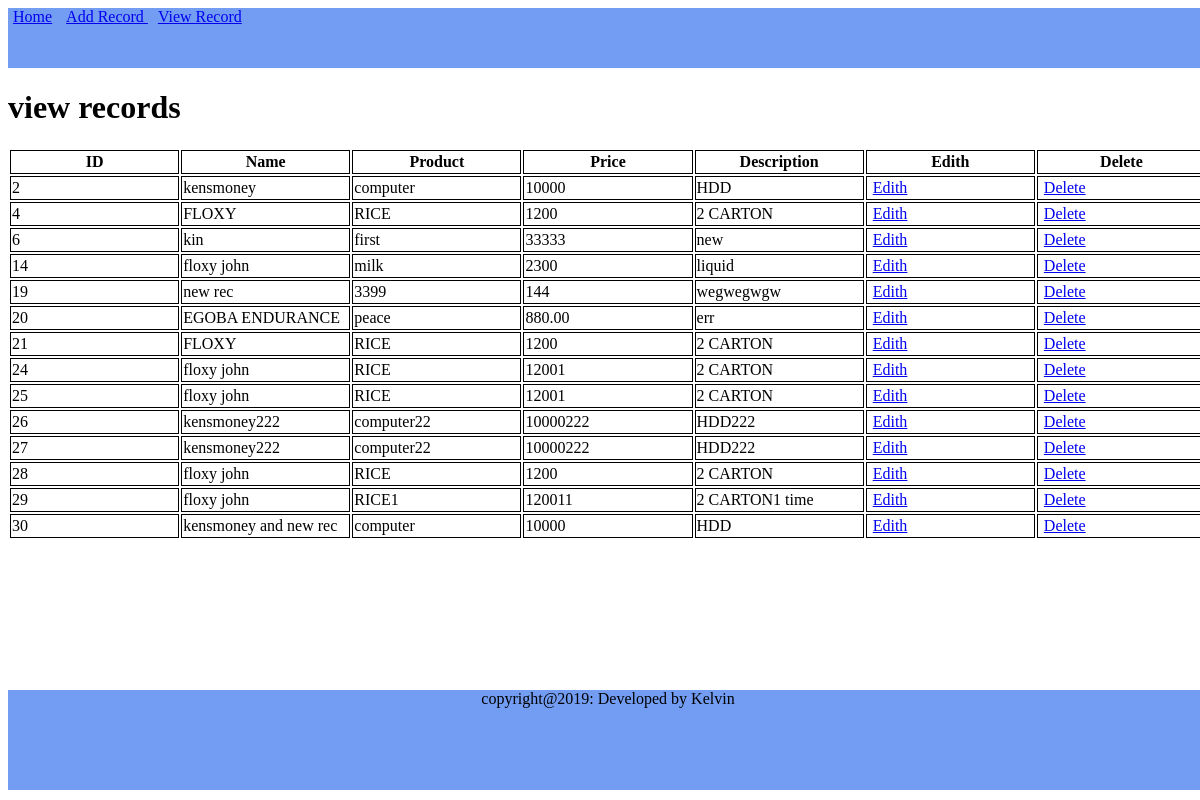
/show/, run on an earlier commit of the app's database.
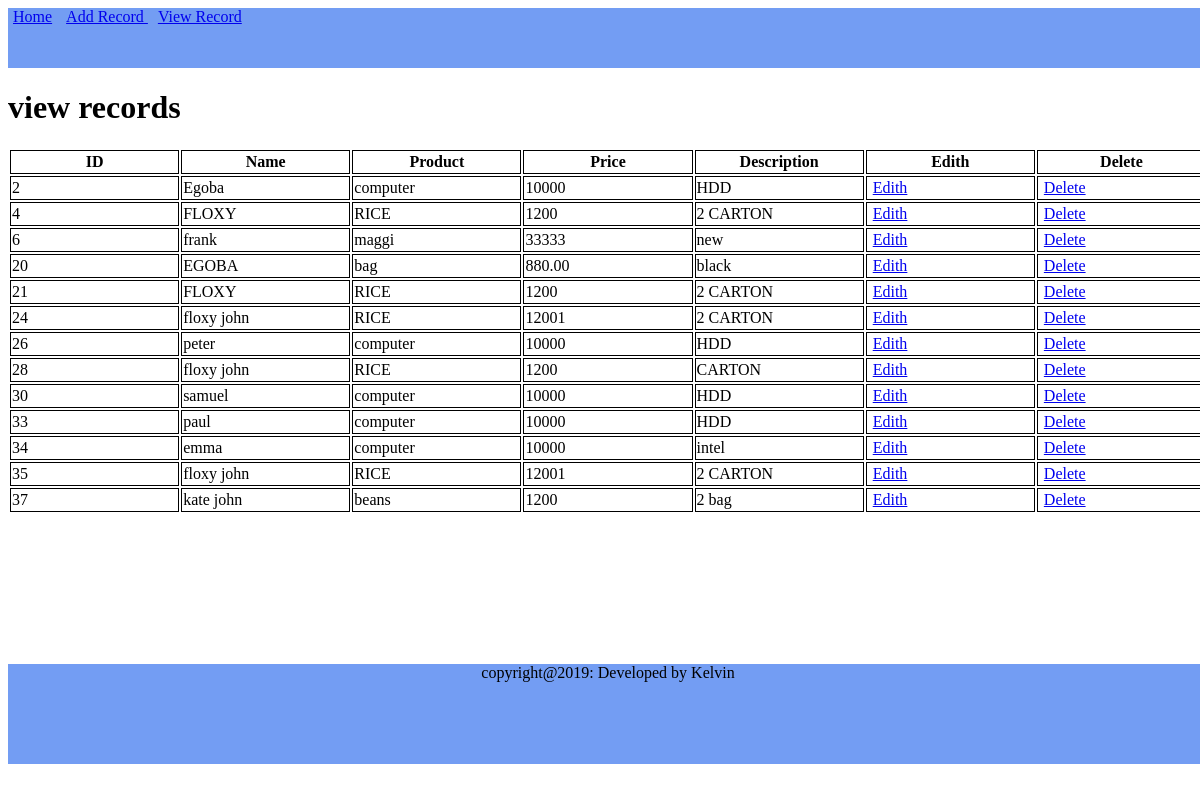
And on a later commit of the database.
### todoapp/models.py (models this page shows, shortened)
class Record2 (models.Model):
    id = models.AutoField( primary_key=True, serialize=True)
    name  = models.CharField(max_length=100)
    product = models.CharField(max_length=100)
    amount = models.CharField(max_length=100)
    description = models.CharField(max_length=100)

### todoapp/views.py (the view)
# urls.py: path('show/', views.Show, name="Show"),
def Show(request):
    record = Record2.objects.all()
    return render(request, "html/show_record.html" , { "record" : record })

### templates/html/show_record.html
{% extends "html/home.html" %}
{% block content %}
<div class="container show">
        <h1>  view records </h1>
    <table>
        <thead>
            <tr>
                <th> ID </th>
                <th> Name </th>
                <th> Product </th>
                <th> Price </th>
                <th> Description </th>
                <th> Edith</th>
                <th> Delete </th>
            </tr>
        </thead>
        <tbody>
            {% for records in record %}
            <tr><td> {{ records.id}} </td>
                <td> {{ records.name }} </td>
                <td> {{ records.product }} </td>
                <td> {{ records.amount }} </td>
                <td> {{ records.description }} </td>
                <td ><a class=" btn btn-success"  href='{% url "Edith" records.id %}'  > Edith </a> </td>
                <td ><a class=" btn btn-danger" href='{% url "Delete" records.id %}'> Delete </a> </td>
            </tr>
            {% endfor %}
        </tbody>
    </table>
</div>
{% endblock %}

### templates/html/home.html (shortened to what this page needs)
<!DOCTYPE html>
<html lang="zxx">
<head>
{% load static %}
</head>
<body>
    {% block menu %}
    <nav class="navbar">
            <div class="navbar-nav ">
                 <a class="nav-link" href="{% url 'Home' %}"> Home</a>
                 <a class="nav-link" href="{% url 'Create' %}"> Add Record </a>
                  <a class="nav-link" href="{% url 'Show' %}"> View Record </a>
            </div>
    </nav>
{% block content %}{% endblock %}
<footer>
<div class="container text-center">
    <div class="row">
        <div class="col">
            <p> copyright@2019: Developed by Kelvin </p>
        </div>
    </div>
</div>
</footer>
 {% endblock %}
</body>
</html>

### templates/html/home.html (style rules this page uses)
body { height: 100%; width: 100%; }
footer { background:#739DF3; margin-top: 150px; height: 100px; text-align: center; }
nav { background:#739DF3; height: 60px; }
a { padding: 5px }
.btn { width: 150px }
table { width: 100%; }
th,td { width: 150px; height: 20px; border: 1px solid black; }

What changed in the data, as far as the page shows it:
removed Record2: id "14", name "floxy john", product "milk", amount "2300", description "liquid"
removed Record2: id "19", name "new rec", product "3399", amount "144", description "wegwegwgw"
removed Record2: id "25", name "floxy john", product "RICE", amount "12001", description "2 CARTON"
removed Record2: id "27", name "kensmoney222", product "computer22", amount "10000222", description "HDD222"
removed Record2: id "29", name "floxy john", product "RICE1", amount "120011", description "2 CARTON1 time"
changed Record2 id 2: name "kensmoney" → "Egoba"
changed Record2 "new": name "kin" → "frank"; product "first" → "maggi"
changed Record2 id 20: name "EGOBA ENDURANCE" → "EGOBA"; product "peace" → "bag"; description "err" → "black"
changed Record2 id 26: name "kensmoney222" → "peter"; product "computer22" → "computer"; amount "10000222" → "10000"; description "HDD222" → "HDD"
changed Record2 id 28: description "2 CARTON" → "CARTON"
changed Record2 id 30: name "kensmoney and new rec" → "samuel"
added Record2: id "33", name "paul", product "computer", amount "10000", description "HDD"
added Record2: id "34", name "emma", product "computer", amount "10000", description "intel"
added Record2: id "35", name "floxy john", product "RICE", amount "12001", description "2 CARTON"
added Record2: id "37", name "kate john", product "beans", amount "1200", description "2 bag"
